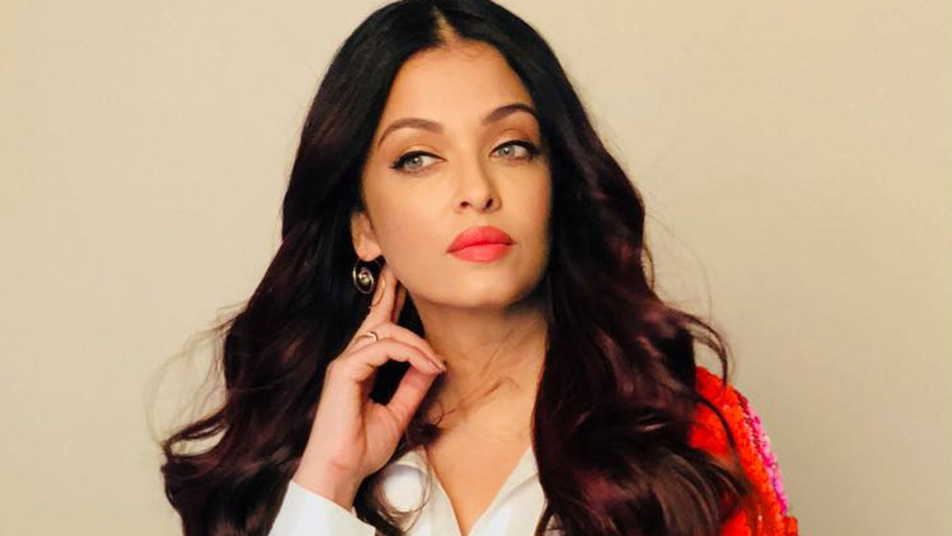
#> input picture bot/ash.jpg, 1904 x 1071 px (shown at 1/2 size)
$ python image_ascii.py
#> lines starting #> are read from the running program, lines starting #| are printed output that depends on the picture
import cv2
def printthelowest(num):
    return (num//10)*10
angelina = cv2.imread('ash.jpg')
#> angelina is the input picture: shape (1071, 1904, 3); mean B, G, R 119.7, 144.5, 172.2
dim = (150,42)
angelina = cv2.resize(angelina,dim,interpolation=cv2.INTER_AREA)
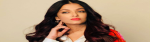
#> angelina: shape (42, 150, 3); mean B, G, R 119.7, 144.5, 172.2

for i in range(len(angelina)):
    for j in range(len(angelina[0])):
        ascii_char = printthelowest(sum(angelina[i][j])//6)
        if ascii_char<33:
            ascii_char=33
        if 127<=ascii_char<=160:
            if ascii_char<143:
                ascii_char=126
            else:
                ascii_char=161
        # a.write(chr(ascii_char))
        print(chr(ascii_char), end='')
    print()
#> this loop made 42 passes
#| ZZZdddddddddddddddddddddddddddddddddddddddddddddddddddddddZP<(!!!!!!!!!!!!!!!!(<ZddddddddddddddddddddddddddddddddZdddddddddddddddddddddddZdddddddddddd
#| ZZZdddddddddddddddddddddddddddddddddddddddddddddddddddddZ<!!!!!!!!!!!(!!!!!!!!!!!!<ZdddddddddddddddddddddddddddddddZZdddddddddddddddddddZZdddddddddddZ
#| ZZddddddddddddddddddddddddddddddddddddddddddddddddddddd<!!!!!!!!!!!!!(<!!!!!!!!!!!!!(PZddddddddddddddddddddddZddZZZZZZZZdddddddddddddZdZZZdddddddZZZdZ
#| ZZZddddddddddddddddddddddddddddddddddddddddddddddddddP!!!!!!!!!!!!!!!(2<22((!!!!!!!!!!2ZZdddddddddddddddddddZZZZZZZZZZZZZdddZZZZZZZZddZZZZZZZZZZZZZZdZ
#| ZZZddddddddddddddddddddddddddddddddddddddddddddddddZF!!!!!!!!!!!!2<FFFFPFFFFF<2!!!!!!!!(ZZZddddddddddddddddZZdZZZZZZZZZZZZZdZZZZZZZZZZZZZZZZZZZZZZZZdZ
#| ZdddddddddddddddddddddddddddddddddddddddddddddddddZ<!!!!!!!!!!!2FPPPZZPPPPPPPF<2!!!!!!!!!PZddddddddddddddZZZZZZZZZZZZZZZZZZZZZdZZZZZZZZZZZZZZZZZZZZZdd
#| ZZZZZddddddddddddddddddddddddddddddddddddddddddddZ<!!!!!!!!!!!2FPZZZZZZZZZZPPPF<<(!!!!!!!!FZZZddddddddZdZZZZZZZZZZZZZZZZZZZZZZZZZZZZZZZZZZZZZZZZZZZddd
#| ZZddddddddddddddddddddddddddddddddddddddddddddddZF!!!!!!!!!!!(FPPZZZZZZZZZZZPPPFF<(!!!!!!!!FZZddddddddddZZZZZZZZZZZZZZZZZZZZZZZZZZZZZZZZZZdZZZZZZZZZdd
#> (further printed lines are left out)

$ run again, with bot/angel.jpg copied over bot/ash.jpg
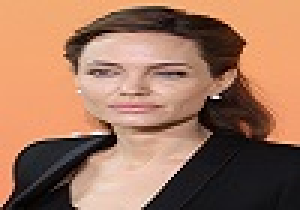
#> input picture bot/angel.jpg, 100 x 70 px (shown 3 times larger)
#> angelina is the input picture: shape (70, 100, 3); mean B, G, R 93.7, 116.9, 159.6
#> `angelina = cv2.resize(angelina,dim,interpolation=cv2.INTER_AREA)`:
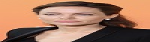
#> angelina: shape (42, 150, 3); mean B, G, R 93.7, 117, 159.8
#> the loop `for i in range(len(angelina)):` made 42 passes
#| PPPPPPPPPPPPPPPPPPPPPPPPPPPPPPPPPPPPPPPPPPPPPPPPPPPPPPPPPPPPPPPPPPPZZZZZZZZZZZZZZZZZZPPPPPPPPPPPPPPPPPPPPPPPPPPPPPPPPPPPPPPPPPPPPPPPPPPPPPPPPPPPPPPPPP
#| PPPPPPPPPPPPPPPPPPPPPPPPPPPPPPPPPPPPPPPZPPPPPPPPPPPPPPPPPPZZZZZZZZPFF<<<22((((((((2<FPZZZZZZZPPPPPPPPPPPPPPPPPPPPPPPPPPPPPPPPPPPPPPPPPPPPPPPPPPPPPPPPP
#| PPPPPPPPPPPPPPPPPPPPPPPPPPPPPPPPPPPPPPPPPPPPPPPPPPPPZZP<222(((!!!!!!!!!!!!!!!!!!!!!!!!!!!!!((FPPPPPZZZZZPPPPPPPPPPPPPPPPPPPPPPPPPPPPPPPPPPPPPPPPPPPPPP
#| PPPPPPPPPPPPPPPPPPPPPPPPPPPPPPPPPPPPPPPPPPPPPPPPFF<2((!(((((!!!!!!!!!!!!!!!!!!!!!!!!!!!!!!!!!!!!!!!!!!!!!2<<FPPPPPPPPPPPPPPPPPPPPPPPPPPPPPPPPPPPPPPPPP
#| PPPPPPPPPPPPPPPPPPPPPPPPPPPPPPPPPPPPPPPPPPPPZF<((((((((!!!!((!!!!!!!!(((!!!!!!!!!!!!!!!!!!!!!!!!!!!!!!!!!!!!!!!<FZZPPPPPPPPPPPPPPPPPPPPPPPPPPPPPPPPPPP
#> (further printed lines are left out)

$ run again, with bot/ch.jpeg copied over bot/ash.jpg
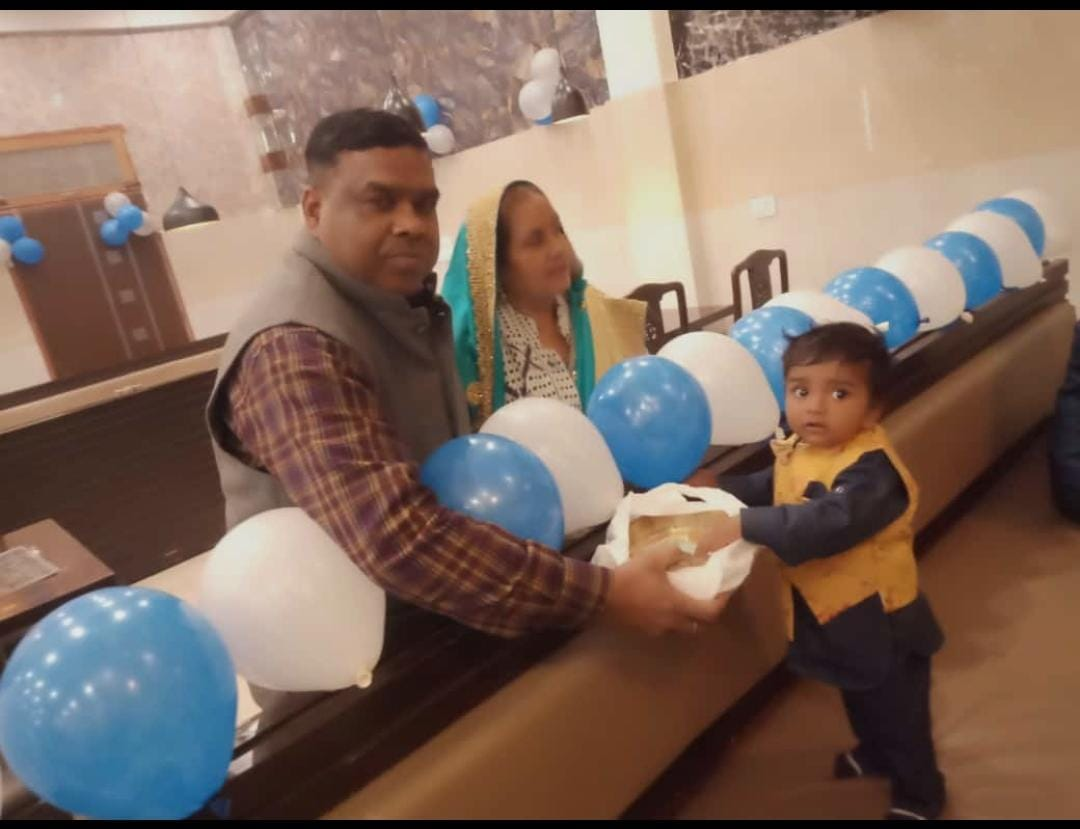
#> input picture bot/ch.jpeg, 1080 x 829 px
#> angelina is the input picture: shape (829, 1080, 3); mean B, G, R 95.4, 107.4, 128.9
#> `angelina = cv2.resize(angelina,dim,interpolation=cv2.INTER_AREA)`:
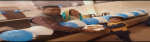
#> angelina: shape (42, 150, 3); mean B, G, R 95.4, 107.4, 128.9
#> the loop `for i in range(len(angelina)):` made 42 passes
#| ((((((((((((((((22222222222222((!!!!!((((!!!!!!!!!!!!!!!!!!!!!!!!!!((!!!!!!!!!!!!!!22222222((!!!!!!!!!!!!!!!!!!!!!!!!!!!!!!!!!!!!!!!!!!!!!!!!!!!!!!!!!
#| PPPPPPPPPPPPPPPPPPZZZZZZZZZZPZZP<<FFFFFFFPFFF<<<<<<<<<<<<<<<<<<<<<<<F<<<<<F<<F<<F<<dnnnddddZZ(!2<FFF<F<22<22222222<FFPPPPFFFFFFFFFFFFFFFFFFFFFFFFFFFFF
#| PPPPPPPPPPPPPPPZZZZZddddddZZZdddZFPPFFFFFPFFFFPF<<<<<<<FF<<<<<<<<FF<<<FFFFFPPFFFFF<PnnnndddZZF(2<<<<<2<<<<FPPPZZZZZZZPPPPPPPPPPPFFFFFFFFFFFFFFFFFFFFFF
#| ZZZZZZZZPPPPPZZZZZZZZZdddddZdZdddZFFPPPFFFFFFFF<<<<<<<<FF<<<<<<<<<<F<<<FPPZZZP<<<<FFdnnnnnddZZ22<<FPPZZZZZZZZZZZZZZZZZZPPPPPPPPPPPFFFFFFFFFFFFFFFFFFFF
#| ZZZZZZZZZZZZZZZZZZZZZZZZddZZZZZddZPFFFFFFFFFFF<<<<FF<<<<<FF<<<F<<<FF<<<<PddZZF<2222<PdddddddPPPZZZZZZZZZZZZZZZZZZZZZZZPZZPPPPPPPPPFFFFFFFFFFFFFFFFFFFF
#> (further printed lines are left out)
